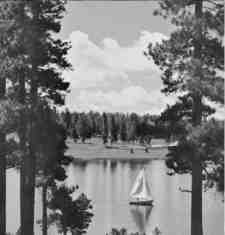
#> input picture natural_scene.png, 225 x 235 px, found by its file name
$ python log.py
#> lines starting #> are read from the running program, lines starting #| are printed output that depends on the picture
import numpy as np
from matplotlib import pyplot as plt
import cv2, math

# [12 lines left out: function get_log_value, not called in this run]

def get_lap_of_gaus(u,v, sigma):
    s2 = sigma**2
    sub = -((u**2) + (v**2))/(2*s2)

    return -(-1 / math.pi * (s2**2)) * (1 +sub) * np.exp(sub)

def build_kernel(dimension, sigma, kernel):
    large = dimension // 2

    linSp = np.linspace(-large, large + 1, dimension)

    X, Y = np.meshgrid(linSp, linSp)

    return kernel(u=X, v=Y, sigma=sigma)

def convolution(image, kernel):
    dimKer = kernel.shape[0]
    large = dimKer // 2

    image = np.pad(image, pad_width=((large, large), (large, large)), mode='constant', constant_values=0) \
            .astype(np.float32)

    result = np.zeros(image.shape)

    for h in range(large, image.shape[0] - large):
        for w in range(large, image.shape[1] - large):
            square = image[h - large:h - large + dimKer, w - large:w - large + dimKer]
            result[h, w] = np.sum(np.multiply(square, kernel))

    # Return the convolved image
    return result[large:-large, large:-large]

def transform(image, sigma):
    kernel_dimensions = 2 * int(4 * sigma + 0.5) + 1
    kernel = build_kernel(dimension=kernel_dimensions, sigma=sigma, kernel=get_lap_of_gaus)

    result = convolution(image, kernel)

    return result.astype(np.uint8)

# [33 lines left out: functions apply_log_filter, generated_H_uv, lap_kernel, not called in this run]

if __name__ == "__main__":

    image_path = "/Users/marynavek/Projects/ImageProcessing/natural_scene.png"

    image = cv2.imread(image_path, 0)
#> image is the input picture: shape (235, 225); min 0, max 254, mean 125.3
    image = cv2.resize(image, (256,256))
#> image: shape (256, 256)
    M, N = image.shape
#> M = 256; N = 256
    plt.imshow(image, cmap='gray')
    plt.show()
    log = transform(image, 1)

    plt.imshow(log, cmap='gray')
    plt.show()

    log = transform(image, 4)
#> after the loop in convolution (call 2), `for h in range(large, image.shape[0] - large):`:
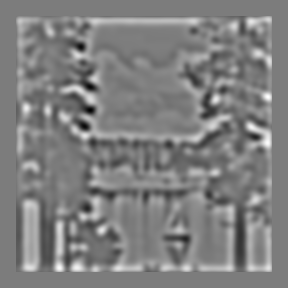
#> result: shape (288, 288) float64; min -325005.9, max 338341, mean 8568.8; drawn with min black and max white

    plt.imshow(log, cmap='gray')
    plt.show()

    log = transform(image, 8)
#> after the loop in convolution (call 3), `for h in range(large, image.shape[0] - large):`:
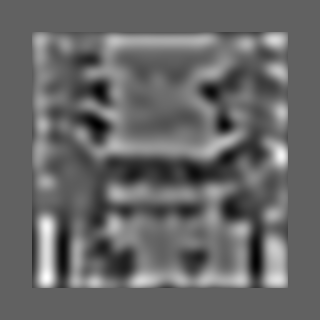
#> result: shape (320, 320) float64; min -14822624.4, max 23834095, mean 958601.6; drawn with min black and max white

    plt.imshow(log, cmap='gray')
    plt.show()

    log = transform(image, 16)
#> after the loop in convolution (call 4), `for h in range(large, image.shape[0] - large):`:
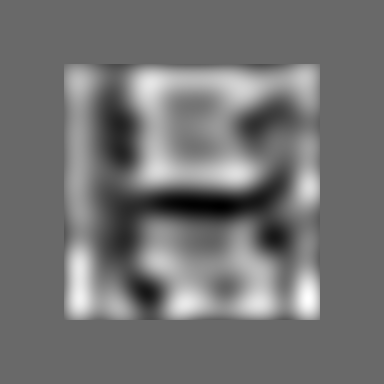
#> result: shape (384, 384) float64; min -846253049.7, max 1.2e+09, mean 81559725.3; drawn with min black and max white

    plt.imshow(log, cmap='gray')
    plt.show()

    log = transform(image, 32)
#> after the loop in convolution (call 5), `for h in range(large, image.shape[0] - large):`:
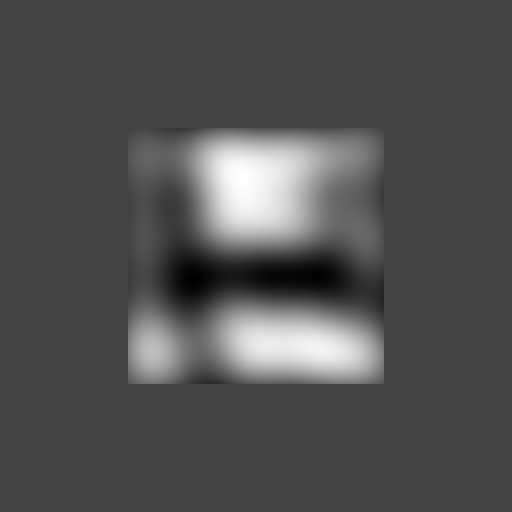
#> result: shape (512, 512) float64; min -3e+10, max 8.08e+10, mean 5.62e+09; drawn with min black and max white
#> after the loop in convolution (call 5), `for h in range(large, image.shape[0] - large):`:
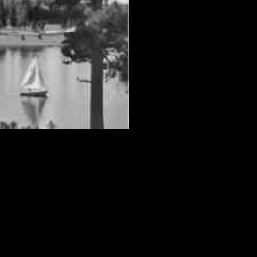
#> square: shape (257, 257) float32; min 0, max 239, mean 31.1
#> in convolution (call 5), `return result[large:-large, large:-large]`:
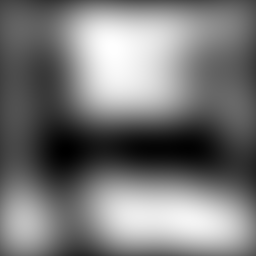
#> returned value: shape (256, 256) float64; min -3e+10, max 8.08e+10, mean 2.25e+10; drawn with min black and max white
#> in transform (call 5), `return result.astype(np.uint8)`:
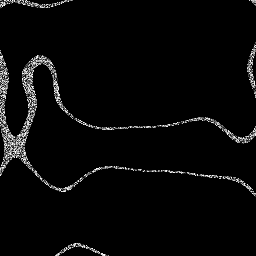
#> returned value: shape (256, 256); min 0, max 255, mean 8.4

    plt.imshow(log, cmap='gray')
    plt.show()
